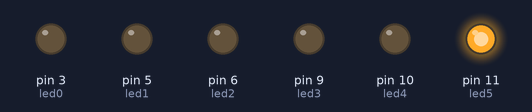
Recording of a sketch running on a simulated Arduino Uno, built with avr-gcc and run on an emulated ATmega328P. Parts: output pins drawn as LEDs (lit = HIGH).

Above: at 0.05 s.
At 0.8 s:
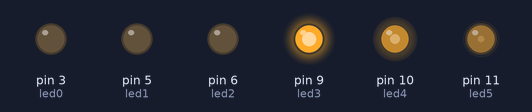
At 1.55 s:
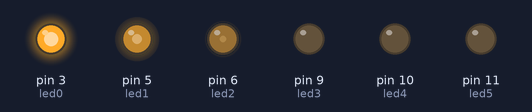
At 3.05 s:
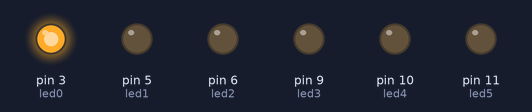
At 4.35 s:
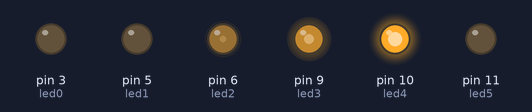
At 5.7 s:
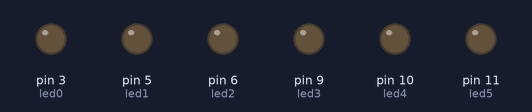
Timing chart, 0 to 7.4 s (numbered marks = the images above):
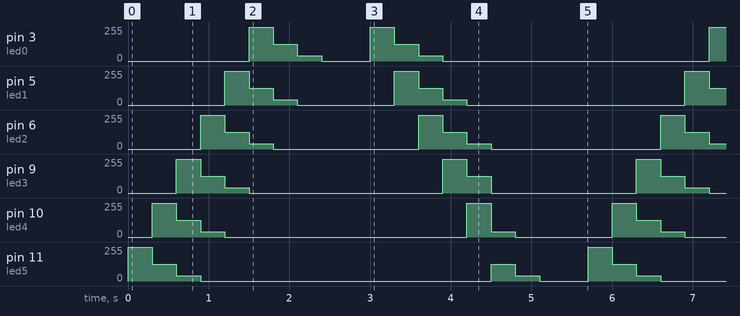

The sketch:

EX2.ino
```cpp
/**********************************************************************************
**                                 Fade LEDs                                     **
**********************************************************************************/
//********** Includes *************************************************************
//********** Variables ************************************************************
const byte led0 = 3;          // donar nom al pin 3 de l’Arduino
const byte led1 = 5;          // donar nom al pin 5 de l’Arduino
const byte led2 = 6;          // donar nom al pin 6 de l’Arduino
const byte led3 = 9;          // donar nom al pin 9 de l’Arduino
const byte led4 = 10;         // donar nom al pin 10 de l’Arduino
const byte led5 = 11;         // donar nom al pin 11 de l’Arduino
unsigned long velocitat = 300;         // velocitat de l'acció en ms

//********** Setup ****************************************************************
void setup()
{
  pinMode(led0, OUTPUT);     // definir el pin 3 com una sortida
  pinMode(led1, OUTPUT);     // definir el pin 5 com una sortida
  pinMode(led2, OUTPUT);     // definir el pin 6 com una sortida
  pinMode(led3, OUTPUT);     // definir el pin 9 com una sortida
  pinMode(led4, OUTPUT);     // definir el pin 10 com una sortida
  pinMode(led5, OUTPUT);     // definir el pin 11 com una sortida
}

//********** Loop *****************************************************************
void loop()
{
  analogWrite(led0, 0);     // posar PWM del pin 3 a 0
  analogWrite(led1, 0);     // posar PWM del pin 5 a 0
  analogWrite(led2, 0);     // posar PWM del pin 6 a 0
  analogWrite(led3, 0);     // posar PWM del pin 9 a 0
  analogWrite(led4, 0);     // posar PWM del pin 10 a 0
  analogWrite(led5, 255);     // posar PWM del pin 11 a 0

  delay(velocitat);          // es queden leds velocitat ms en aquest estat

  analogWrite(led0, 0);     // posar PWM del pin 3 a 60
  analogWrite(led1, 0);     // posar PWM del pin 5 a 60
  analogWrite(led2, 0);     // posar PWM del pin 6 a 60
  analogWrite(led3, 0);     // posar PWM del pin 9 a 60
  analogWrite(led4, 255);     // posar PWM del pin 10 a 60
  analogWrite(led5, 125);     // posar PWM del pin 11 a 60

  delay(velocitat);          // es queden leds velocitat ms en aquest estat

  analogWrite(led0, 0);    // posar PWM del pin 3 a 125
  analogWrite(led1, 0);    // posar PWM del pin 5 a 125
  analogWrite(led2, 0);    // posar PWM del pin 6 a 125
  analogWrite(led3, 255);    // posar PWM del pin 9 a 125
  analogWrite(led4, 125);    // posar PWM del pin 10 a 125
  analogWrite(led5, 40);    // posar PWM del pin 11 a 125

  delay(velocitat);           // es queden leds velocitat ms en aquest estat

  analogWrite(led0, 0);    // posar PWM del pin 3 a 255
  analogWrite(led1, 0);    // posar PWM del pin 5 a 255
  analogWrite(led2, 255);    // posar PWM del pin 6 a 255
  analogWrite(led3, 125);    // posar PWM del pin 9 a 255
  analogWrite(led4, 40);    // posar PWM del pin 10 a 255
  analogWrite(led5, 0);    // posar PWM del pin 11 a 255

  delay(velocitat);           // es queden leds velocitat ms en aquest estat

  analogWrite(led0, 0);    // posar PWM del pin 3 a 125
  analogWrite(led1, 255);    // posar PWM del pin 5 a 125
  analogWrite(led2, 125);    // posar PWM del pin 6 a 125
  analogWrite(led3, 40);    // posar PWM del pin 9 a 125
  analogWrite(led4, 0);    // posar PWM del pin 10 a 125
  analogWrite(led5, 0);    // posar PWM del pin 11 a 125

  delay(velocitat);           // es queden leds velocitat ms en aquest estat

  analogWrite(led0, 255);     // posar PWM del pin 3 a 60
  analogWrite(led1, 125);     // posar PWM del pin 5 a 60
  analogWrite(led2, 40);     // posar PWM del pin 6 a 60
  analogWrite(led3, 0);     // posar PWM del pin 9 a 60
  analogWrite(led4, 0);     // posar PWM del pin 10 a 60
  analogWrite(led5, 00);     // posar PWM del pin 11 a 60

  delay(velocitat);          // es queden leds velocitat ms en aquest estat

  analogWrite(led0, 125);     // posar PWM del pin 3 a 0
  analogWrite(led1, 40);     // posar PWM del pin 5 a 0
  analogWrite(led2, 0);     // posar PWM del pin 6 a 0
  analogWrite(led3, 0);     // posar PWM del pin 9 a 0
  analogWrite(led4, 0);     // posar PWM del pin 10 a 0
  analogWrite(led5, 0);     // posar PWM del pin 11 a 0

  delay(velocitat);          // es queden leds velocitat ms en aquest estat

  analogWrite(led0, 40);     // posar PWM del pin 3 a 0
  analogWrite(led1, 0);     // posar PWM del pin 5 a 0
  analogWrite(led2, 0);     // posar PWM del pin 6 a 0
  analogWrite(led3, 0);     // posar PWM del pin 9 a 0
  analogWrite(led4, 0);     // posar PWM del pin 10 a 0
  analogWrite(led5, 0);     // posar PWM del pin 11 a 0

  delay(velocitat);          // es queden leds velocitat ms en aquest estat

  analogWrite(led0, 0);     // posar PWM del pin 3 a 0
  analogWrite(led1, 0);     // posar PWM del pin 5 a 0
  analogWrite(led2, 0);     // posar PWM del pin 6 a 0
  analogWrite(led3, 0);     // posar PWM del pin 9 a 0
  analogWrite(led4, 0);     // posar PWM del pin 10 a 0
  analogWrite(led5, 0);     // posar PWM del pin 11 a 0

  delay(velocitat);          // es queden leds velocitat ms en aquest estat

  analogWrite(led0, 0);     // posar PWM del pin 3 a 0
  analogWrite(led1, 0);     // posar PWM del pin 5 a 0
  analogWrite(led2, 0);     // posar PWM del pin 6 a 0
  analogWrite(led3, 0);     // posar PWM del pin 9 a 0
  analogWrite(led4, 0);     // posar PWM del pin 10 a 0
  analogWrite(led5, 0);     // posar PWM del pin 11 a 0

  delay(velocitat);          // es queden leds velocitat ms en aquest estat

  analogWrite(led0, 255);     // posar PWM del pin 3 a 0
  analogWrite(led1, 0);     // posar PWM del pin 5 a 0
  analogWrite(led2, 0);     // posar PWM del pin 6 a 0
  analogWrite(led3, 0);     // posar PWM del pin 9 a 0
  analogWrite(led4, 0);     // posar PWM del pin 10 a 0
  analogWrite(led5, 0);     // posar PWM del pin 11 a 0

  delay(velocitat);          // es queden leds velocitat ms en aquest estat

  analogWrite(led0, 125);     // posar PWM del pin 3 a 0
  analogWrite(led1, 255);     // posar PWM del pin 5 a 0
  analogWrite(led2, 0);     // posar PWM del pin 6 a 0
  analogWrite(led3, 0);     // posar PWM del pin 9 a 0
  analogWrite(led4, 0);     // posar PWM del pin 10 a 0
  analogWrite(led5, 0);     // posar PWM del pin 11 a 0

  delay(velocitat);          // es queden leds velocitat ms en aquest estat

  analogWrite(led0, 40);     // posar PWM del pin 3 a 0
  analogWrite(led1, 125);     // posar PWM del pin 5 a 0
  analogWrite(led2, 255);     // posar PWM del pin 6 a 0
  analogWrite(led3, 0);     // posar PWM del pin 9 a 0
  analogWrite(led4, 0);     // posar PWM del pin 10 a 0
  analogWrite(led5, 0);     // posar PWM del pin 11 a 0

  delay(velocitat);          // es queden leds velocitat ms en aquest estat

  analogWrite(led0, 0);     // posar PWM del pin 3 a 0
  analogWrite(led1, 40);     // posar PWM del pin 5 a 0
  analogWrite(led2, 125);     // posar PWM del pin 6 a 0
  analogWrite(led3, 255);     // posar PWM del pin 9 a 0
  analogWrite(led4, 0);     // posar PWM del pin 10 a 0
  analogWrite(led5, 0);     // posar PWM del pin 11 a 0

  delay(velocitat);          // es queden leds velocitat ms en aquest estat

  analogWrite(led0, 0);     // posar PWM del pin 3 a 0
  analogWrite(led1, 0);     // posar PWM del pin 5 a 0
  analogWrite(led2, 40);     // posar PWM del pin 6 a 0
  analogWrite(led3, 125);     // posar PWM del pin 9 a 0
  analogWrite(led4, 255);     // posar PWM del pin 10 a 0
  analogWrite(led5, 0);     // posar PWM del pin 11 a 0

  delay(velocitat);          // es queden leds velocitat ms en aquest estat

  analogWrite(led0, 0);     // posar PWM del pin 3 a 0
  analogWrite(led1, 0);     // posar PWM del pin 5 a 0
  analogWrite(led2, 0);     // posar PWM del pin 6 a 0
  analogWrite(led3, 40);     // posar PWM del pin 9 a 0
  analogWrite(led4, 125);     // posar PWM del pin 10 a 0
  analogWrite(led5, 255);     // posar PWM del pin 11 a 0

  analogWrite(led0, 0);     // posar PWM del pin 3 a 0
  analogWrite(led1, 0);     // posar PWM del pin 5 a 0
  analogWrite(led2, 0);     // posar PWM del pin 6 a 0
  analogWrite(led3, 0);     // posar PWM del pin 9 a 0
  analogWrite(led4, 40);     // posar PWM del pin 10 a 0
  analogWrite(led5, 125);     // posar PWM del pin 11 a 0

  delay(velocitat);          // es queden leds velocitat ms en aquest estat

  analogWrite(led0, 0);     // posar PWM del pin 3 a 0
  analogWrite(led1, 0);     // posar PWM del pin 5 a 0
  analogWrite(led2, 0);     // posar PWM del pin 6 a 0
  analogWrite(led3, 0);     // posar PWM del pin 9 a 0
  analogWrite(led4, 0);     // posar PWM del pin 10 a 0
  analogWrite(led5, 40);     // posar PWM del pin 11 a 0

  delay(velocitat);          // es queden leds velocitat ms en aquest estat

  analogWrite(led0, 0);     // posar PWM del pin 3 a 0
  analogWrite(led1, 0);     // posar PWM del pin 5 a 0
  analogWrite(led2, 0);     // posar PWM del pin 6 a 0
  analogWrite(led3, 0);     // posar PWM del pin 9 a 0
  analogWrite(led4, 0);     // posar PWM del pin 10 a 0
  analogWrite(led5, 0);     // posar PWM del pin 11 a 0

  delay(velocitat);          // es queden leds velocitat ms en aquest estat

  analogWrite(led0, 0);     // posar PWM del pin 3 a 0
  analogWrite(led1, 0);     // posar PWM del pin 5 a 0
  analogWrite(led2, 0);     // posar PWM del pin 6 a 0
  analogWrite(led3, 0);     // posar PWM del pin 9 a 0
  analogWrite(led4, 0);     // posar PWM del pin 10 a 0
  analogWrite(led5, 0);     // posar PWM del pin 11 a 0

  delay(velocitat);          // es queden leds velocitat ms en aquest estat
}

//********** Funcions *************************************************************
```

Measured:
- by itself, pin 9 (led3): repeats every 5.7 s: 125/255 0.30 s, 40/255 0.30 s, 0/255 2.4 s, 255/255 0.30 s, 125/255 0.30 s, 0/255 1.8 s, 255/255 0.30 s
- by itself, pin 10 (led4): repeats every 5.7 s: 125/255 0.30 s, 40/255 0.30 s, 0/255 3.0 s, 255/255 0.30 s, 40/255 0.30 s, 0/255 1.2 s, 255/255 0.30 s
- by itself, pin 11 (led5): repeats every 5.7 s: 125/255 0.30 s, 40/255 0.30 s, 0/255 3.6 s, 125/255 0.30 s, 40/255 0.30 s, 0/255 0.60 s, 255/255 0.30 s
- by itself, pin 5 (led1): repeats every 5.7 s: 125/255 0.30 s, 40/255 0.30 s, 0/255 1.2 s, 255/255 0.30 s, 125/255 0.30 s, 40/255 0.30 s, 0/255 2.7 s, 255/255 0.30 s
